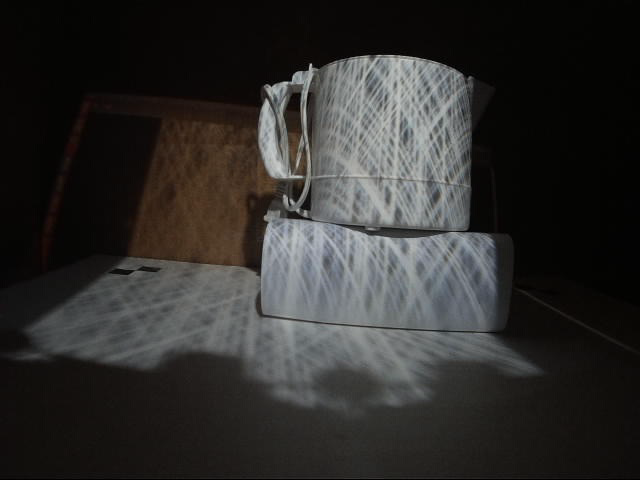
//> input picture opencvSFM/images/p1.png, 640 x 480 px; the run also reads 1 picture not shown here
$ ./main   (built with g++ and OpenCV 4)
//> lines starting //> are read from the running program, lines starting //| are printed output that depends on the picture
#define CERES_FOUND true

#include <opencv2/sfm.hpp>
#include <opencv2/viz.hpp>
#include <opencv2/calib3d.hpp>
#include <opencv2/core.hpp>
#include <stdio.h>
#include <iostream>
#include <fstream>
#include <string>
#include "opencv2/features2d.hpp"
#include "opencv2/xfeatures2d.hpp"
#include "opencv2/imgcodecs.hpp"
#include "opencv2/highgui.hpp"
#include <opencv2/imgproc/imgproc.hpp>
#include <opencv2/highgui/highgui.hpp>
#include <map>
#include <set>
#include <cmath>


using namespace std;
using namespace cv;
using namespace cv::sfm;
using namespace xfeatures2d;

//for output file
// [153 lines left out: functions writeMeshToPLYFile, writeMeshToPLYFile1, not called in this run]


//


struct trc {
	int ind1;
	int ind2;
	int ind3;
	int ind4;
	int ind5;
	trc(){
		ind1 = -1;
		ind2 = -1;
		ind3 = -1;
		ind4 = -1;
		ind5 = -1;
	}
	// [6 lines left out: function trc, not called in this run]
};

class MyDelaunay : public Subdiv2D
{
	public:
		// [43 lines left out: functions MyDelaunay, indices, getVtx, not called in this run]
};


vector< DMatch > returnGoodMatches(vector< DMatch >& maches, Mat& query_descriptor, Mat& train_descriptor, Mat& img_1, Mat& img_2, double min_dist);
void trackBuilder(vector< DMatch >& matches_12,
				  vector< DMatch >& matches_13,
				  vector< DMatch >& matches_14,
				  vector< DMatch >& matches_22,
				  vector< DMatch >& matches_23,
				  vector< DMatch >& matches_34,
				  vector <trc>& tracks);
void matchToMap(vector< DMatch >& matches, map<int,int>& myMap);
void refineMatches(vector< DMatch >& matches);
void refineTracks(vector<trc>& tracks, vector<KeyPoint> keypoints_1, vector<KeyPoint> keypoints_2, vector<KeyPoint> keypoints_3, vector<KeyPoint> keypoints_4);
void constrctPoints2d(vector<KeyPoint> keypoints_1,
					  vector<KeyPoint> keypoints_2,
					  vector<KeyPoint> keypoints_3,
					  vector<KeyPoint> keypoints_4,
					  vector<trc> tracks,
					  vector<Mat>& points2d,
					  Mat_<double>& frame1,
					  Mat_<double>& frame2,
					  Mat_<double>& frame3,
					  Mat_<double>& frame4,
					  vector<KeyPoint>& re_keypoints_1,
					  vector<KeyPoint>& re_keypoints_2,
					  vector<KeyPoint>& re_keypoints_3,
					  vector<KeyPoint>& re_keypoints_4);
// [25 lines left out: function draw_delaunay, not called in this run]
void Denaulay_index(MyDelaunay& subdiv1, MyDelaunay& subdiv2, MyDelaunay& subdiv3, MyDelaunay& subdiv4,
				   Mat_<double>& frame1, Mat_<double>& frame2, Mat_<double>& frame3, Mat_<double>& frame4,vector<trc> tracks,
				   vector<int>& triInd1, vector<int>& triInd2, vector<int>& triInd3, vector<int>& triInd4);


int main(int argc, char* argv[])
{
  	vector<string> images_paths;
	images_paths.push_back("/home/jianwei/Documents/opencvSFM/images/p1.png");
  	images_paths.push_back("/home/jianwei/Documents/opencvSFM/images/p2.png");
  	images_paths.push_back("/home/jianwei/Documents/opencvSFM/images/p3.png");
  	images_paths.push_back("/home/jianwei/Documents/opencvSFM/images/p4.png");

	// Read Images
	Mat img_1 = imread( "/home/jianwei/Documents/opencvSFM/images/p1.png", IMREAD_GRAYSCALE );
	Mat img_2 = imread( "/home/jianwei/Documents/opencvSFM/images/p2.png", IMREAD_GRAYSCALE );
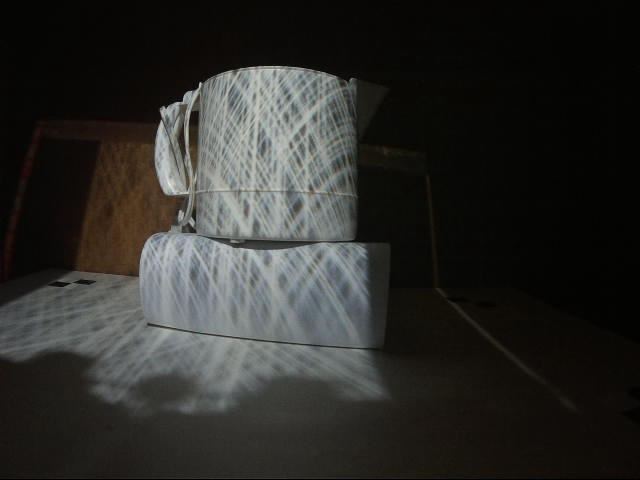
//> input picture opencvSFM/images/p2.png, 640 x 480 px
	Mat img_3 = imread( "/home/jianwei/Documents/opencvSFM/images/p3.png", IMREAD_GRAYSCALE );
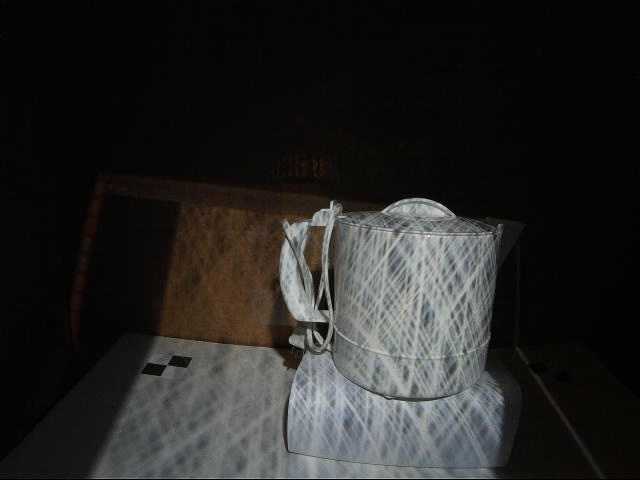
//> input picture opencvSFM/images/p3.png, 640 x 480 px
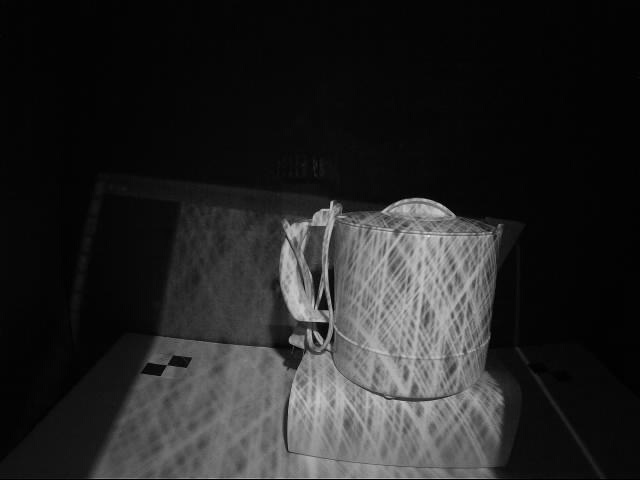
//> img_3: 480 rows x 640 cols, CV_8UC1; min 0, max 232, mean 37.7
	Mat img_4 = imread( "/home/jianwei/Documents/opencvSFM/images/p4.png", IMREAD_GRAYSCALE );
//> (the rest of the program and of its run is left out)
